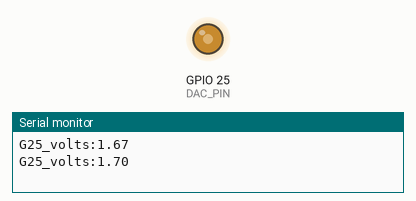
Recording of a sketch running on a simulated ESP32. Shown: output pins drawn as LEDs (lit = HIGH), the last lines printed to the serial monitor.

Above: at 0.05 s.
At 2.1 s:
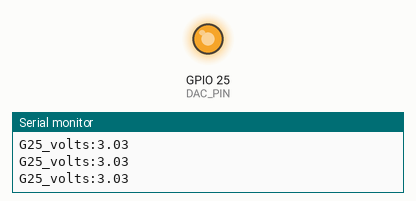
At 4.2 s:
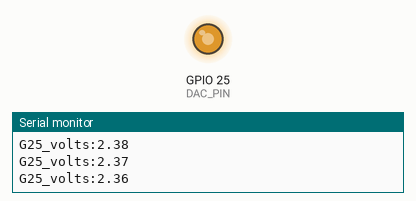
At 9.25 s:
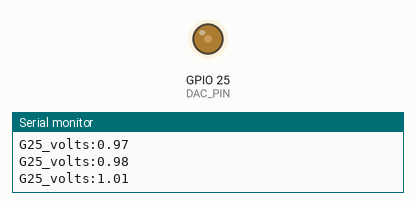
Timing chart, 0 to 13.0 s (numbered marks = the images above):
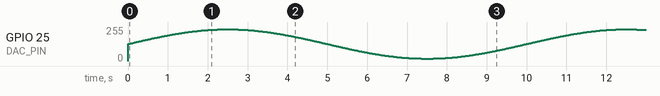

The sketch:

esp32_slow_sine.ino
```cpp
// Week 1: a very slow sine on G25 so a multimeter can follow it.
// Default: one full wave every 10 s (0.1 Hz), from about 0.25 V up to 3.1 V and back.
// Also prints the voltage being output 50 times a second (Serial Monitor / Plotter, 115200 baud).
// Type a frequency in Hz (0.02 to 2) and press Enter to change it.

#include <math.h>

const int DAC_PIN = 25;
const int DAC_MID = 128, DAC_AMP = 110;       // bigger swing: about 0.25 V to 3.1 V
float freq = 0.1;                             // waves per second (0.1 = one wave every 10 s)
double phase = 0;
uint32_t lastT, lastPrint;

void setup() {
  Serial.begin(115200);
  lastT = lastPrint = millis();
}

void loop() {
  if (Serial.available()) {
    float f = Serial.parseFloat();
    while (Serial.available()) Serial.read();
    if (f >= 0.02 && f <= 2) freq = f;
  }
  uint32_t now = millis();
  phase += 2 * M_PI * freq * (now - lastT) / 1000.0;   // advance by the time that passed
  lastT = now;
  if (phase >= 2 * M_PI) phase -= 2 * M_PI;
  int code = DAC_MID + (int)lround(DAC_AMP * sin(phase));
  dacWrite(DAC_PIN, code);
  if (now - lastPrint >= 20) {                       // 50 reports per second: 25 points per wave even at 2 Hz
    lastPrint = now;
    Serial.printf("G25_volts:%.2f\n", code * 3.3 / 255);
  }
  delay(5);
}
```
